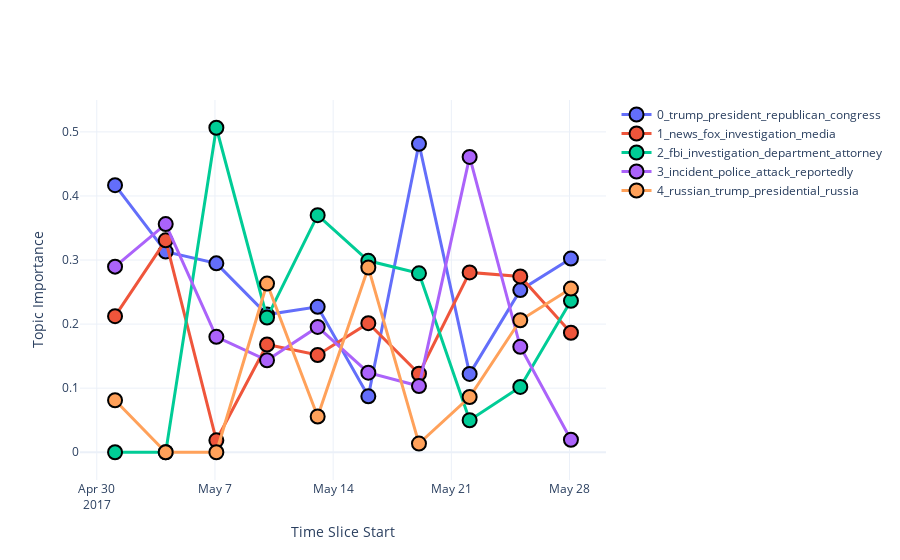

Notebook cell for this chart:
### Code cell
# plot development of topic importance over time
dynamic_plot = model.plot_topics_over_time(top_k=5)
dynamic_plot

### Figure 1 — Plotly figure (JSON) as saved in the notebook; plotly's stock layout.template omitted (floating-point values rounded to 4 significant figures)
{"data": [{"hovertemplate": "<b>%{text}</b>", "line": {"width": 3}, "marker": {"line": {"color": "black", "width": 2}, "size": 14}, "mode": "markers+lines", "name": "0_trump_president_republican_congress", "text": ["trump, president, congress, media, washington", "republican, trump, president, going, washington", "trump, president, adviser, reportedly, foreign", "president, officials, trump, chief, attorney", "trump, president, government, administration, foreign", "reports, trump, president, reportedly, information", "president, republican, trump, congress, make", "trump, president, russian, official, said", "trump, republican, president, house, spokesman", "trump, president, presidential, 2016, chief"], "type": "scatter", "x": ["2017-05-01T02:00:00", "2017-05-04T02:00:00", "2017-05-07T02:00:00", "2017-05-10T02:00:00", "2017-05-13T02:00:00", "2017-05-16T02:00:00", "2017-05-19T02:00:00", "2017-05-22T02:00:00", "2017-05-25T02:00:00", "2017-05-28T02:00:00"], "y": [0.4168, 0.3131, 0.2948, 0.2148, 0.2269, 0.08726, 0.4814, 0.1223, 0.253, 0.3023]}, {"hovertemplate": "<b>%{text}</b>", "line": {"width": 3}, "marker": {"line": {"color": "black", "width": 2}, "size": 14}, "mode": "markers+lines", "name": "1_news_fox_investigation_media", "text": ["news, 22, fox, trump, just", "media, fox, news, house, told", "public, state, monday, media, day", "news, united, congress, reported, trump", "family, news, york, police, investigation", "news, fox, family, spokesman, report", "case, news, united, said, trump", "fox, news, just, think, way", "news, information, trump, media, reportedly", "news, spokesman, administration, fbi, chief"], "type": "scatter", "x": ["2017-05-01T02:00:00", "2017-05-04T02:00:00", "2017-05-07T02:00:00", "2017-05-10T02:00:00", "2017-05-13T02:00:00", "2017-05-16T02:00:00", "2017-05-19T02:00:00", "2017-05-22T02:00:00", "2017-05-25T02:00:00", "2017-05-28T02:00:00"], "y": [0.2123, 0.3308, 0.01867, 0.1682, 0.1518, 0.2015, 0.1225, 0.2807, 0.2744, 0.1865]}, {"hovertemplate": "<b>%{text}</b>", "line": {"width": 3}, "marker": {"line": {"color": "black", "width": 2}, "size": 14}, "mode": "markers+lines", "name": "2_fbi_investigation_department_attorney", "text": ["congress, day, thursday, friday, nation", "reportedly, police, foreign, reported, time", "fbi, investigation, department, attorney, president", "fbi, attorney, presidential, department, trump", "fbi, director, trump, investigation, fox", "fbi, investigation, trump, department, fox", "fbi, police, senior, department, investigation", "investigation, news, 22, trump, just", "fbi, investigation, congress, media, public", "fbi, investigation, russian, media, trump"], "type": "scatter", "x": ["2017-05-01T02:00:00", "2017-05-04T02:00:00", "2017-05-07T02:00:00", "2017-05-10T02:00:00", "2017-05-13T02:00:00", "2017-05-16T02:00:00", "2017-05-19T02:00:00", "2017-05-22T02:00:00", "2017-05-25T02:00:00", "2017-05-28T02:00:00"], "y": [0, 0, 0.5064, 0.2102, 0.37, 0.2987, 0.2792, 0.04993, 0.102, 0.2363]}, {"hovertemplate": "<b>%{text}</b>", "line": {"width": 3}, "marker": {"line": {"color": "black", "width": 2}, "size": 14}, "mode": "markers+lines", "name": "3_incident_police_attack_reportedly", "text": ["incident, police, public, people, told", "incident, police, reportedly, time, years", "incident, united, going, said, state", "incident, reportedly, united, reuters, seen", "incident, police, public, officials, attorney", "incident, attack, police, investigation, security", "state, department, police, senior, fbi", "incident, police, attack, reportedly, city", "attack, killed, incident, friday, said", "american, america, nation, killed, national"], "type": "scatter", "x": ["2017-05-01T02:00:00", "2017-05-04T02:00:00", "2017-05-07T02:00:00", "2017-05-10T02:00:00", "2017-05-13T02:00:00", "2017-05-16T02:00:00", "2017-05-19T02:00:00", "2017-05-22T02:00:00", "2017-05-25T02:00:00", "2017-05-28T02:00:00"], "y": [0.2897, 0.3561, 0.1801, 0.1435, 0.1955, 0.1242, 0.1033, 0.4609, 0.1645, 0.01946]}, {"hovertemplate": "<b>%{text}</b>", "line": {"width": 3}, "marker": {"line": {"color": "black", "width": 2}, "size": 14}, "mode": "markers+lines", "name": "4_russian_trump_presidential_russia", "text": ["security, people, government, country, nation", "incident, foreign, years, year, left", "public, monday, media, day, state", "russian, russia, fox, military, attack", "presidential, department, fbi, director, president", "russian, trump, russia, security, presidential", "case, trump, news, president, united", "reuters, trump, president, russian, official", "trump, russian, presidential, reuters, news", "presidential, trump, investigation, 2016, russian"], "type": "scatter", "x": ["2017-05-01T02:00:00", "2017-05-04T02:00:00", "2017-05-07T02:00:00", "2017-05-10T02:00:00", "2017-05-13T02:00:00", "2017-05-16T02:00:00", "2017-05-19T02:00:00", "2017-05-22T02:00:00", "2017-05-25T02:00:00", "2017-05-28T02:00:00"], "y": [0.08113, 0, 0, 0.2633, 0.05582, 0.2883, 0.01354, 0.08618, 0.206, 0.2555]}], "layout": {"autosize": true, "hoverlabel": {"bgcolor": "white", "font": {"size": 16}}, "hovermode": "x", "xaxis": {"autorange": true, "range": ["2017-04-29 02:05:10.4387", "2017-05-30 01:54:49.5613"], "title": {"text": "Time Slice Start"}, "type": "date"}, "yaxis": {"autorange": true, "range": [-0.06221, 0.5686], "title": {"text": "Topic Importance"}, "type": "linear"}}}
